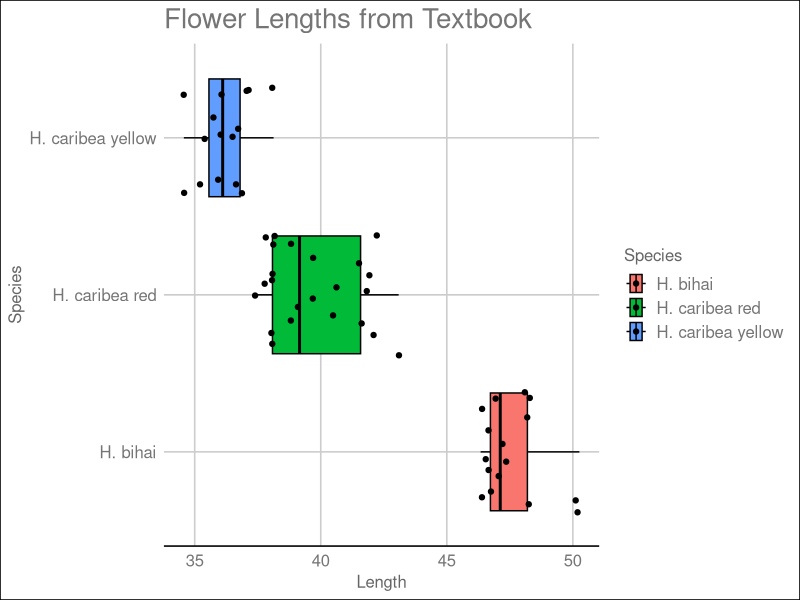

This figure's R source: (Note: this script raises an error after producing the figure.)
## ---- chunk 1
library(ggplot2)
library(tidyverse)
library(ggthemes)

## ---- chunk 2
Flowers<- read_csv("resources/data/Flowers.csv")

head(Flowers)
## ---- chunk 3
Flowers_long<- gather(Flowers, "Species", "Length", factor_key= TRUE)
Flowers_long
## ---- chunk 4
mean_and_sd<- Flowers_long %>%
  group_by(Species) %>%
  summarize(mean=mean(Length, na.rm=T), 
            sd=sd(Length, na.rm=T))

head(mean_and_sd)
## ---- chunk 5
ggplot(Flowers_long, aes(x=Length, y=Species, fill=Species))+
  geom_boxplot(color="black")+ labs(title= "Flower Lengths from Textbook")+theme_gdocs()+ geom_jitter(width=0.1)
## ---- chunk 6
mean_and_sd
## ---- chunk 7
knitr::include_graphics("resources/images/03-ANOVA-Analysis/F_Dist.png") 
## ---- chunk 8
knitr::include_graphics("resources/images/03-ANOVA-Analysis/F_Dist_Overview.png") 
## ---- chunk 9
knitr::include_graphics("resources/images/03-ANOVA-Analysis/ANOVA_F_Test.png") 
## ---- chunk 10
Flowers_long <- na.omit(Flowers_long)
anova.test <- aov(Length ~ Species, data=na.omit(Flowers_long))
summary(anova.test)
## ---- chunk 11
TukeyHSD(anova.test, conf.level=.95)

## ---- chunk 12
#Margins will spill over, so you need to adjust these
par(mar=c(4, 13, 4, 4)+0.1)

plot(TukeyHSD(anova.test, conflevel=.95), las=1, col="blue")
